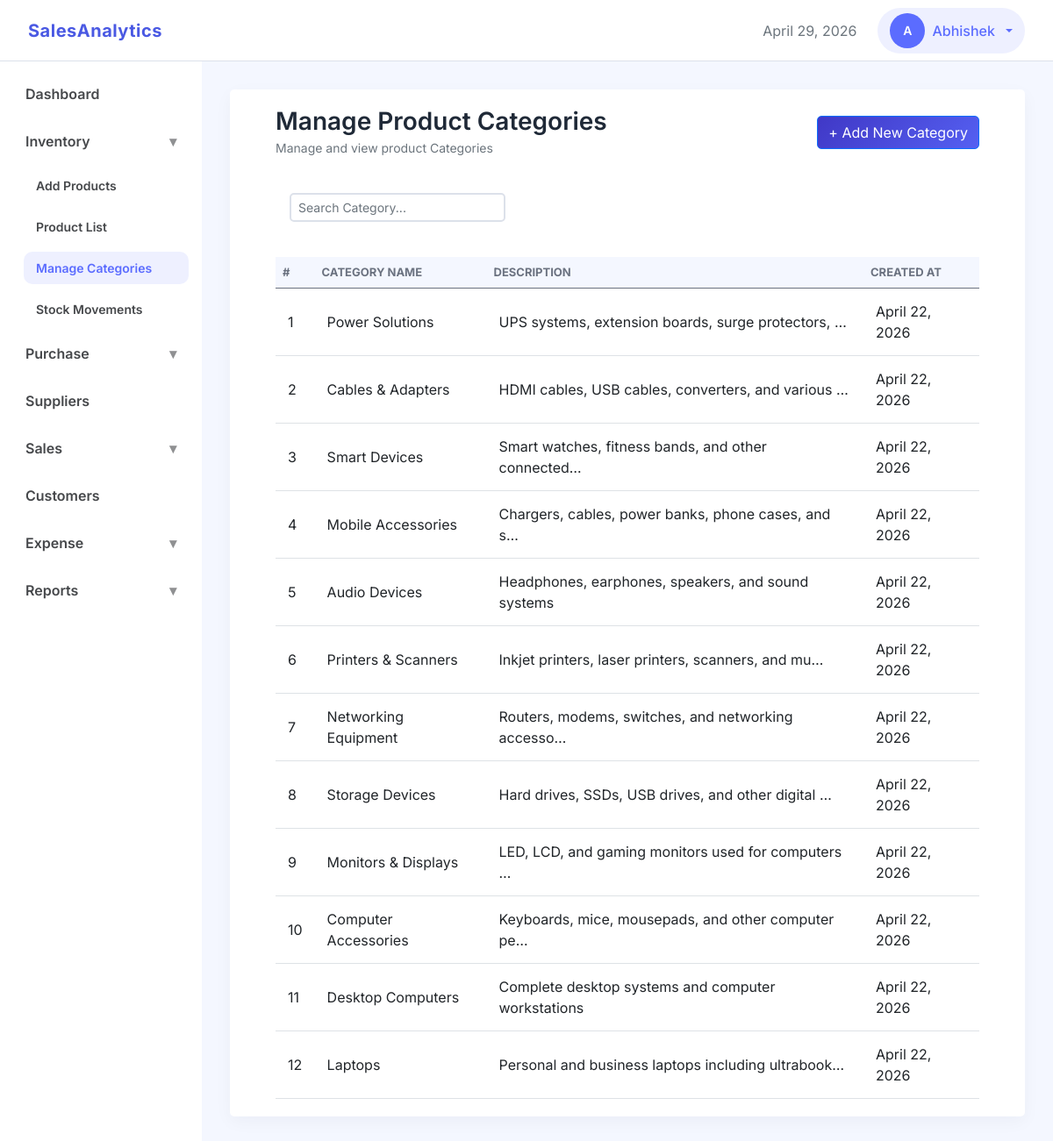
The app's page /inventory/categories/ (signed in) with its own data.
### accounts/models.py (models this page shows, shortened)
class User(AbstractUser):
    username = None # Remove username
    first_name = models.CharField(max_length=150)
    email = models.EmailField(unique=True)
    created_at = models.DateTimeField(auto_now_add=True)
    updated_at = models.DateTimeField(auto_now=True)
    USERNAME_FIELD = 'email'
    REQUIRED_FIELDS = []
    objects = UserManager() # Attach Manager

### inventory/models.py (models this page shows, shortened)
class ProductCategory(models.Model):
    name = models.CharField(max_length=100, unique=True)
    description = models.TextField(blank=True)
    business = models.ForeignKey('business.Business', on_delete=models.CASCADE, related_name='product_categories')
    created_at = models.DateTimeField(auto_now_add=True)
    updated_at = models.DateTimeField(auto_now=True)

### inventory/views.py (the view, shortened to what this page needs)
# urls.py: path('categories/', views.ProductCategoryView.as_view(), name='product_categories'),
class ProductCategoryView(CreateView):
    model = ProductCategory
    form_class = ProductCategoryForm
    template_name = 'inventory/product_categories.html'
    success_url = reverse_lazy('product_categories')
    def get_context_data(self, **kwargs):
        context = super().get_context_data(**kwargs)
        context["categories"] = ProductCategory.objects.filter(business_id=get_business_id(self.request)).order_by('-created_at')
        return context

### inventory/forms.py
class ProductCategoryForm(forms.ModelForm):
    class Meta:
        model = ProductCategory
        fields = ['name', 'description']
        widgets = {
            'name': forms.TextInput(attrs={'class': 'form-control', 'placeholder': 'Enter category name'}),
            'description': forms.Textarea(attrs={'class': 'form-control', 'placeholder': 'Optional Description', 'rows': 3})
        }

### core/context_processors.py (called while the page is built)
def user_role(request):
    if request.user.is_authenticated:
        business_id = request.session.get('business_id')
        if business_id:
            membership = Membership.objects.filter(
                business_id=business_id,
                user=request.user
            ).first()
            if membership:
                return {'user_role': membership.role}
    return {'user_role': None}

### dashboard/templatetags/navigation_tags.py (called while the page is built)
@register.simple_tag(takes_context=True)
def active(context, *url_names):
    request = context['request']
    current_url = request.resolver_match.url_name
    if current_url in url_names:
        return 'active'
    return ''

@register.simple_tag(takes_context=True)
def show_menu(context, *url_names):
    request = context['request']
    current_url = request.resolver_match.url_name
    if current_url in url_names:
        return 'show'
    return ''

### inventory/views.py (called while the page is built)
def get_business_id(request):
    return request.session.get('business_id')

### templates/inventory/product_categories.html (shortened to what this page needs)
{% extends "base.html" %}
{% load static %}
{% block css_files%}
    <link rel="stylesheet" href="{% static 'css/apps/list.css' %}">
{% endblock %}
{% block content %}
<div class="container-fluid">
    <div class="d-flex justify-content-between align-items-center mb-4">
        <div>
            <h3 class="section-title mb-0">Manage Product Categories</h3>
            <small class="text-muted">Manage and view product Categories</small>
        </div>
        <div>
            <button class="btn btn-primary" data-bs-toggle="modal" data-bs-target="#addCategoryModal">
                + Add New Category
            </button>
        </div>
    </div>
    <div class=" mb-4 p-3">
        <div class="row g-3">
            <div class="col-md-4">
                <input type="text" id="search_field"
                       class="form-control form-control-sm"
                       placeholder="Search Category...">
            </div>
        </div>
    </div>
    <div class="">
        <div class="table-responsive">
            <table class="table table-hover align-middle data-table mb-0">
                <thead>
                    <tr>
                        <th>#</th>
                        <th>Category Name</th>
                        <th>Description</th>
                        <th>Created At</th>
                    </tr>
                </thead>
                <tbody id="tbody">
                    {% for category in categories %}
                    <tr>
                        <td>{{ forloop.counter }}</td>
                        <td>
                            {{ category.name }}
                        </td>
                        <td>
                            {% if category.description %}
                                {{ category.description|truncatechars:50 }}
                            {% else %}
                                No description provided
                            {% endif%}
                        </td>
                        <td>
                            {{ category.created_at|date }}
                        </td>
                    </tr>
                    {% empty %}
                    <tr>
                        <td colspan="7" class="text-center py-4 text-muted">
                            No category recorded
                        </td>
                    </tr>
                    {% endfor %}
                </tbody>
            </table>
        </div>
    </div>
</div>
{% endblock %}

### templates/partials/navbar.html (shortened to what this page needs)
<nav class="navbar custom-navbar d-flex justify-content-between align-items-center">
    <div class="d-flex align-items-center gap-4">
        <a class="navbar-brand" href="{% url 'dashboard' %}">SalesAnalytics</a>
    </div>
    <div class="d-flex align-items-center gap-4">
        <span class="text-muted" id="nav-date"></span>
        {% if user.is_authenticated %}
            <div class="dropdown">
                <button class="btn admin-btn dropdown-toggle d-flex align-items-center gap-2"
                        data-bs-toggle="dropdown"
                        aria-expanded="false">
                    <div class="avatar">{{ user.first_name|default:user.email|slice:':1'|upper }}</div>
                    <span>{{ user.first_name }}</span>
                </button>
            </div>
        {% else %}
            <div>
                <a class="btn btn-primary me-2" href="{% url 'signin' %}">Sign In</a>
                <a class="btn btn-outline-primary" href="{% url 'signup' %}">Sign Up</a>
            </div>
        {% endif %}
    </div>
</nav>

### static/css/base.css (style rules this page uses)
:root { --clr-primary: #5b6cff; --clr-secondary: #4038c6; --clr-primary-hover: #4a59e3; --clr-primary-medium: #dbdffc; --clr-primary-soft: #eef0ff; --clr-accent: #00c2ff; --primary-gradient: linear-gradient(135deg, var(--clr-secondary), var(--clr-primary)); --secondary-gradient: linear-gradient(130deg, var(--clr-primary-hover), var(--clr-primary)); --clr-bg-main: #ffffff; --clr-bg-content: #f4f7ff; --clr-bg-btn-secondary: #eaeaea; --clr-bg-components: #f5f7fa; --clr-text-main: #1f2937; --clr-text-medium: #46484b; --clr-text-muted: #6b7280; --clr-text-placeholder: #c4c7cc; --clr-text-light: #fefefc; --clr-border: #dce1ea; --clr-border-light: #e4e7ec; --shadow-soft: 0 6px 20px rgba(17, 24, 39, 0.04); --radius: 5px; --nav-height: 70px; --space-xs: 8px; --space-sm: 12px; --space-md: 16px; --space-lg: 24px; --space-xl: 32px; }
* { box-sizing: border-box; }
body { margin: 0; padding: 0; font-family: "Inter", sans-serif; color: var(--clr-text-main); background: var(--clr-bg-main); -webkit-font-smoothing: antialiased; }
h1, h2, h3, h4, h5 { font-weight: 600; margin-bottom: 0.5rem; }
.text-muted { color: var(--clr-text-muted); }

### static/css/layout.css (style rules this page uses)
.custom-navbar { height: var(--nav-height); background: var(--clr-bg-main); border-bottom: 1px solid var(--clr-border); padding: 0 32px; }
.navbar-brand { font-weight: 700; color: var(--clr-primary); letter-spacing: 0.5px; transition: color 0.5s ease; }
.navbar-brand { color: var(--clr-primary-hover); }
.admin-btn { background: var(--clr-primary-soft); border: none; border-radius: 30px; padding: 6px 14px; font-weight: 500; color: var(--clr-primary); }
.avatar { width: 32px; height: 32px; background: var(--clr-primary); color: #ffffff; font-size: 14px; font-weight: 600; display: flex; align-items: center; justify-content: center; border-radius: 50%; }
.table td { vertical-align: middle; }

### static/css/components.css (style rules this page uses)
.form-control, .form-select { border-radius: var(--radius); border: 2px solid var(--clr-border); }
.btn-primary { background: var(--primary-gradient); background-size: 130% 130%; border-radius: var(--radius); transition: background-position 0.5s ease, transform 0.3s ease; }
.avatar { width: 40px; height: 40px; border-radius: 50%; object-fit: cover; }
.table-responsive { overflow: visible; }

### static/css/apps/list.css (style rules this page uses)
.data-table thead { background: var(--clr-bg-content); }
.data-table th { font-size: 13px; text-transform: uppercase; color: var(--clr-text-muted); }
.data-table td { padding: 14px; }

### records on screen
User: first_name "A", first_name "Abhishek"
ProductCategory: name "Power Solutions", description "UPS systems, extension boards, surge protectors, …", created_at "April 22, 2026"
ProductCategory: name "Cables & Adapters", description "HDMI cables, USB cables, converters, and various …", created_at "April 22, 2026"
ProductCategory: name "Smart Devices", description "Smart watches, fitness bands, and other connected…", created_at "April 22, 2026"
ProductCategory: name "Mobile Accessories", description "Chargers, cables, power banks, phone cases, and s…", created_at "April 22, 2026"
ProductCategory: name "Audio Devices", description "Headphones, earphones, speakers, and sound systems", created_at "April 22, 2026"
ProductCategory: name "Printers & Scanners", description "Inkjet printers, laser printers, scanners, and mu…", created_at "April 22, 2026"
ProductCategory: name "Networking Equipment", description "Routers, modems, switches, and networking accesso…", created_at "April 22, 2026"
ProductCategory: name "Storage Devices", description "Hard drives, SSDs, USB drives, and other digital …", created_at "April 22, 2026"
ProductCategory: name "Monitors & Displays", description "LED, LCD, and gaming monitors used for computers …", created_at "April 22, 2026"
ProductCategory: name "Computer Accessories", description "Keyboards, mice, mousepads, and other computer pe…", created_at "April 22, 2026"
ProductCategory: name "Desktop Computers", description "Complete desktop systems and computer workstations", created_at "April 22, 2026"
ProductCategory: name "Laptops", description "Personal and business laptops including ultrabook…", created_at "April 22, 2026"
